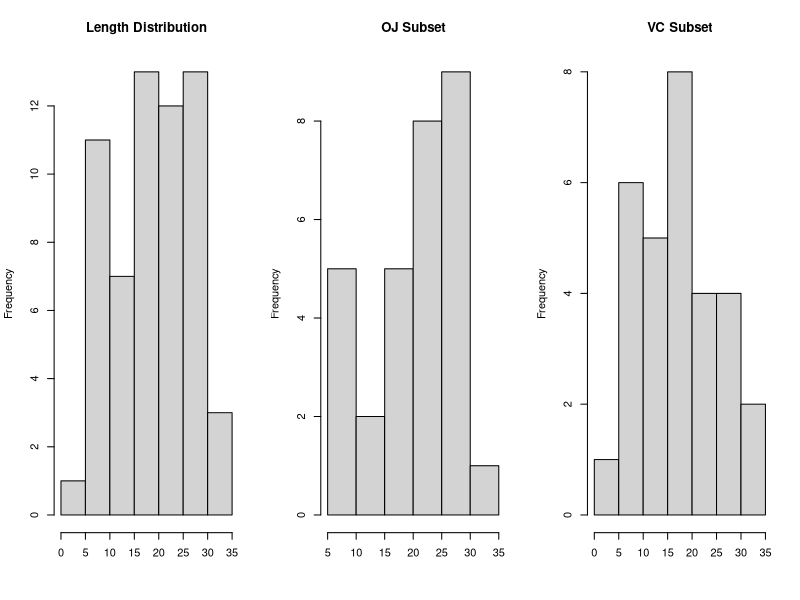
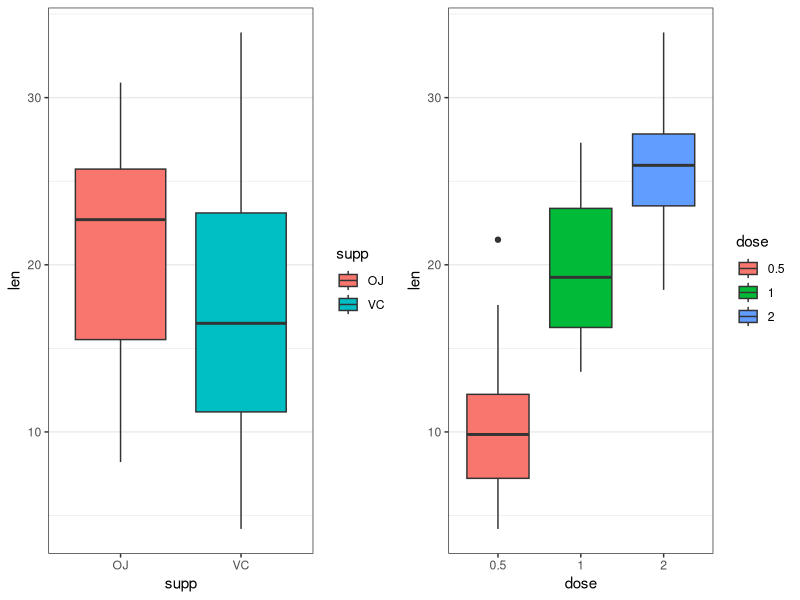

These figures' R source, in order:
## ---- chunk 1
knitr::opts_chunk$set(echo = TRUE)
## ---- chunk 2
str(ToothGrowth)
summary(ToothGrowth)
## ---- chunk 3
par(mfrow = c(1, 3))
hist(ToothGrowth$len, main = "Length Distribution", xlab = "")
hist(subset(ToothGrowth, supp == "OJ")[,1], main = "OJ Subset", xlab = "")
hist(subset(ToothGrowth, supp == "VC")[,1], main = "VC Subset", xlab = "")
## ---- chunk 4
ToothGrowth$dose <- as.factor(ToothGrowth$dose)
## ---- chunk 5
library(ggplot2)
library(gridExtra)

p3 <- 
ggplot(ToothGrowth, aes(supp, len, fill = supp)) + 
  geom_boxplot() +
  theme_bw() +
  theme(panel.grid.major.x = element_blank()) 

p4 <- 
ggplot(ToothGrowth, aes(dose, len, fill = dose)) +
  geom_boxplot() + 
  theme_bw() +
  theme(panel.grid.major.x = element_blank())

grid.arrange(p3, p4, ncol = 2)
## ---- chunk 6
OJ <- subset(ToothGrowth, supp == "OJ")[1]
VC <- subset(ToothGrowth, supp == "VC")[1]

low <- subset(ToothGrowth, dose == 0.5)[1]
med <- subset(ToothGrowth, dose == 1)[1]
high <- subset(ToothGrowth, dose == 2)[1]
## ---- chunk 7
t.test(OJ, VC, alternative = "two.sided", paired = F)
## ---- chunk 8
(low_med <- t.test(low, med, alternative = "two.sided", paired = F))
(low_high <- t.test(low, high, alternative = "two.sided", paired = F))
(med_high <- t.test(med, high, alternative = "two.sided", paired = F))
## ---- chunk 9
p.adjust(c(low_med$p.value,
           low_high$p.value,
           med_high$p.value),
         method = "bonferroni")
